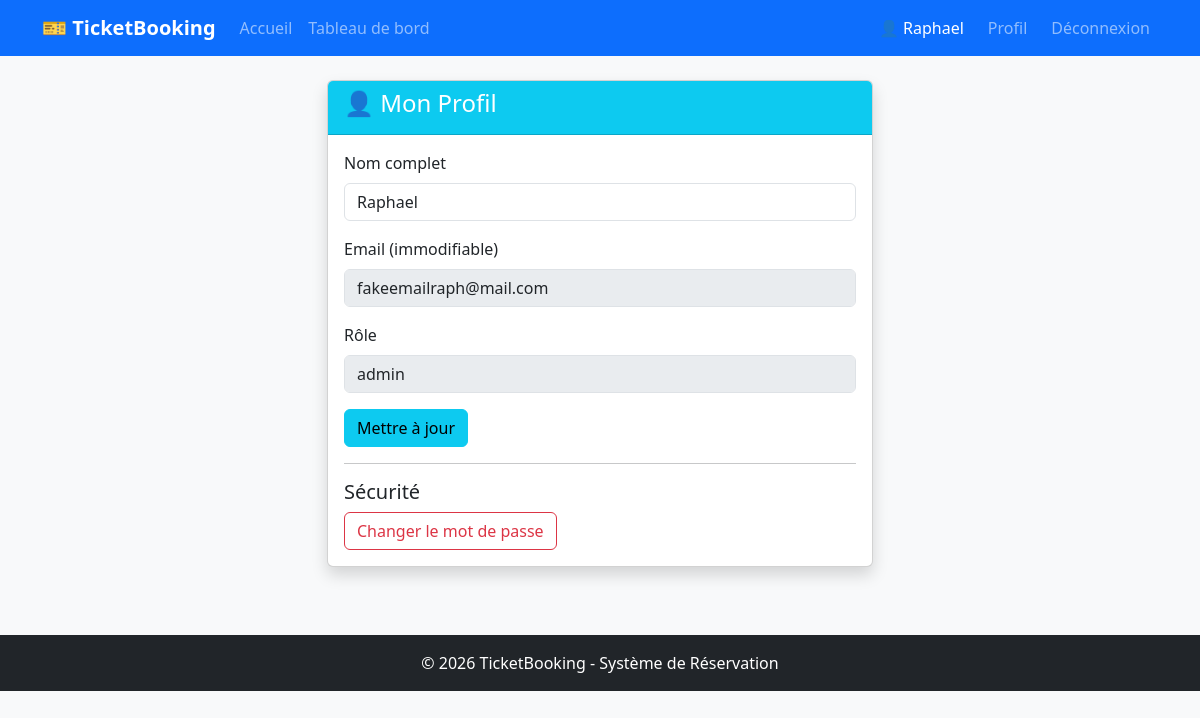
/user/profile (signed in), run on the app's committed database.
### app/models/user.py (models this page shows, shortened)
class User(db.Model, UserMixin):
    __tablename__ = 'users'
    id = db.Column(db.Integer, primary_key=True)
    nom = db.Column(db.String(100), nullable=False)
    email = db.Column(db.String(120), unique=True, nullable=False)
    mot_de_passe = db.Column(db.String(255), nullable=False)
    role = db.Column(db.String(20), default='user')

### app/routes/user_routes.py (the view)
@user_bp.route("/profile", methods=['GET', 'POST'])
@login_required
def profile():
    if request.method == "POST":
        nom = request.form.get("nom")
        current_user.nom = nom
        db.session.commit()
        flash("Profil modifié !", "success")
        return redirect(url_for("user.profile"))
    return render_template("user/profile.html", user=current_user)

### app/templates/user/profile.html (shortened to what this page needs)
{% extends "base.html" %}
{% block content %}
<div class="row justify-content-center">
    <div class="col-md-6">
        <div class="card shadow">
            <div class="card-header bg-info text-white">
                <h4>👤 Mon Profil</h4>
            </div>
            <div class="card-body">
                <form method="POST">
                    <div class="mb-3">
                        <label for="nom" class="form-label">Nom complet</label>
                        <input type="text" class="form-control" id="nom" name="nom" value="{{ user.nom }}" required>
                    </div>
                    <div class="mb-3">
                        <label class="form-label">Email (immodifiable)</label>
                        <input type="email" class="form-control" value="{{ user.email }}" disabled>
                    </div>
                    <div class="mb-3">
                        <label class="form-label">Rôle</label>
                        <input type="text" class="form-control" value="{{ user.role }}" disabled>
                    </div>
                    <button type="submit" class="btn btn-info">Mettre à jour</button>
                </form>
                <hr>
                <h5>Sécurité</h5>
                <button class="btn btn-outline-danger">Changer le mot de passe</button>
            </div>
        </div>
    </div>
</div>
{% endblock %}

### app/templates/base.html (shortened to what this page needs)
<!DOCTYPE html>
<html lang="fr">
<head>
    <link href="https://cdn.jsdelivr.net/npm/bootstrap@5.3.0/dist/css/bootstrap.min.css" rel="stylesheet">
</head>
<body>
    <nav class="navbar navbar-expand-lg navbar-dark bg-primary">
        <div class="container">
            <a class="navbar-brand" href="{{ url_for('event.index') }}">🎫 TicketBooking</a>
            <div class="collapse navbar-collapse" id="navbarNav">
                <ul class="navbar-nav me-auto">
                    <li class="nav-item">
                        <a class="nav-link" href="{{ url_for('event.index') }}">Accueil</a>
                    </li>
                    {% if current_user.is_authenticated %}
                    <li class="nav-item">
                        <a class="nav-link" href="{{ url_for('user.dashboard') }}">Tableau de bord</a>
                    </li>
                    {% endif %}
                </ul>
                <div class="navbar-nav">
                    {% if current_user.is_authenticated %}
                        <span class="navbar-text text-white me-3">👤 {{ current_user.nom }}</span>
                        <a class="nav-link btn btn-outline-light btn-sm me-2" href="{{ url_for('user.profile') }}">Profil</a>
                        <a class="nav-link btn btn-danger btn-sm" href="{{ url_for('auth.logout') }}">Déconnexion</a>
                    {% else %}
                        <a class="nav-link" href="{{ url_for('auth.login') }}">Connexion</a>
                        <a class="nav-link btn btn-light btn-sm ms-2" href="{{ url_for('auth.register') }}">S'inscrire</a>
                    {% endif %}
                </div>
            </div>
        </div>
    </nav>
    <main class="container mt-4">
        {% block content %}{% endblock %}
    </main>
    <footer class="bg-dark text-white text-center py-3 mt-5">
        <p class="mb-0">© 2026 TicketBooking - Système de Réservation</p>
    </footer>
</body>
</html>

### app/templates/base.html (style rules this page uses)
body { background-color: #f8f9fa; }
.navbar-brand { font-weight: bold; }
.card { margin-bottom: 20px; }

### data on the page
User: nom "Raphael", email "fakeemailraph@mail.com", role "admin"
